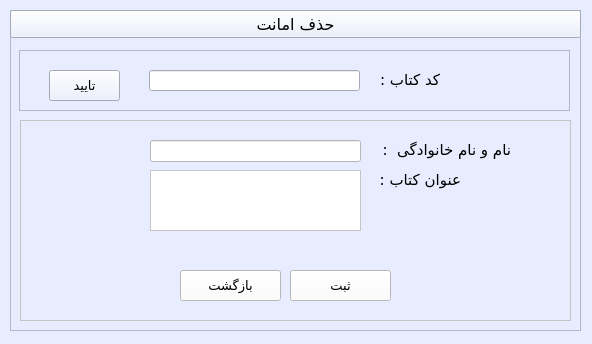
<?xml version="1.0" encoding="UTF-8"?>
<ui version="4.0">
 <class>delete_loan</class>
 <widget class="QWidget" name="delete_loan">
  <property name="geometry">
   <rect>
    <x>0</x>
    <y>0</y>
    <width>592</width>
    <height>344</height>
   </rect>
  </property>
  <property name="minimumSize">
   <size>
    <width>592</width>
    <height>344</height>
   </size>
  </property>
  <property name="maximumSize">
   <size>
    <width>592</width>
    <height>344</height>
   </size>
  </property>
  <property name="palette">
   <palette>
    <active>
     <colorrole role="WindowText">
      <brush brushstyle="SolidPattern">
       <color alpha="255">
        <red>0</red>
        <green>0</green>
        <blue>0</blue>
       </color>
      </brush>
     </colorrole>
     <colorrole role="Button">
      <brush brushstyle="SolidPattern">
       <color alpha="255">
        <red>231</red>
        <green>237</green>
        <blue>255</blue>
       </color>
      </brush>
     </colorrole>
     <colorrole role="Light">
      <brush brushstyle="SolidPattern">
       <color alpha="255">
        <red>255</red>
        <green>255</green>
        <blue>255</blue>
       </color>
      </brush>
     </colorrole>
     <colorrole role="Midlight">
      <brush brushstyle="SolidPattern">
       <color alpha="255">
        <red>243</red>
        <green>246</green>
        <blue>255</blue>
       </color>
      </brush>
     </colorrole>
     <colorrole role="Dark">
      <brush brushstyle="SolidPattern">
       <color alpha="255">
        <red>115</red>
        <green>118</green>
        <blue>127</blue>
       </color>
      </brush>
     </colorrole>
     <colorrole role="Mid">
      <brush brushstyle="SolidPattern">
       <color alpha="255">
        <red>154</red>
        <green>158</green>
        <blue>170</blue>
       </color>
      </brush>
     </colorrole>
     <colorrole role="Text">
      <brush brushstyle="SolidPattern">
       <color alpha="255">
        <red>0</red>
        <green>0</green>
        <blue>0</blue>
       </color>
      </brush>
     </colorrole>
     <colorrole role="BrightText">
      <brush brushstyle="SolidPattern">
       <color alpha="255">
        <red>255</red>
        <green>255</green>
        <blue>255</blue>
       </color>
      </brush>
     </colorrole>
     <colorrole role="ButtonText">
      <brush brushstyle="SolidPattern">
       <color alpha="255">
        <red>0</red>
        <green>0</green>
        <blue>0</blue>
       </color>
      </brush>
     </colorrole>
     <colorrole role="Base">
      <brush brushstyle="SolidPattern">
       <color alpha="255">
        <red>255</red>
        <green>255</green>
        <blue>255</blue>
       </color>
      </brush>
     </colorrole>
     <colorrole role="Window">
      <brush brushstyle="SolidPattern">
       <color alpha="255">
        <red>231</red>
        <green>237</green>
        <blue>255</blue>
       </color>
      </brush>
     </colorrole>
     <colorrole role="Shadow">
      <brush brushstyle="SolidPattern">
       <color alpha="255">
        <red>0</red>
        <green>0</green>
        <blue>0</blue>
       </color>
      </brush>
     </colorrole>
     <colorrole role="AlternateBase">
      <brush brushstyle="SolidPattern">
       <color alpha="255">
        <red>243</red>
        <green>246</green>
        <blue>255</blue>
       </color>
      </brush>
     </colorrole>
     <colorrole role="ToolTipBase">
      <brush brushstyle="SolidPattern">
       <color alpha="255">
        <red>255</red>
        <green>255</green>
        <blue>220</blue>
       </color>
      </brush>
     </colorrole>
     <colorrole role="ToolTipText">
      <brush brushstyle="SolidPattern">
       <color alpha="255">
        <red>0</red>
        <green>0</green>
        <blue>0</blue>
       </color>
      </brush>
     </colorrole>
    </active>
    <inactive>
     <colorrole role="WindowText">
      <brush brushstyle="SolidPattern">
       <color alpha="255">
        <red>0</red>
        <green>0</green>
        <blue>0</blue>
       </color>
      </brush>
     </colorrole>
     <colorrole role="Button">
      <brush brushstyle="SolidPattern">
       <color alpha="255">
        <red>231</red>
        <green>237</green>
        <blue>255</blue>
       </color>
      </brush>
     </colorrole>
     <colorrole role="Light">
      <brush brushstyle="SolidPattern">
       <color alpha="255">
        <red>255</red>
        <green>255</green>
        <blue>255</blue>
       </color>
      </brush>
     </colorrole>
     <colorrole role="Midlight">
      <brush brushstyle="SolidPattern">
       <color alpha="255">
        <red>243</red>
        <green>246</green>
        <blue>255</blue>
       </color>
      </brush>
     </colorrole>
     <colorrole role="Dark">
      <brush brushstyle="SolidPattern">
       <color alpha="255">
        <red>115</red>
        <green>118</green>
        <blue>127</blue>
       </color>
      </brush>
     </colorrole>
     <colorrole role="Mid">
      <brush brushstyle="SolidPattern">
       <color alpha="255">
        <red>154</red>
        <green>158</green>
        <blue>170</blue>
       </color>
      </brush>
     </colorrole>
     <colorrole role="Text">
      <brush brushstyle="SolidPattern">
       <color alpha="255">
        <red>0</red>
        <green>0</green>
        <blue>0</blue>
       </color>
      </brush>
     </colorrole>
     <colorrole role="BrightText">
      <brush brushstyle="SolidPattern">
       <color alpha="255">
        <red>255</red>
        <green>255</green>
        <blue>255</blue>
       </color>
      </brush>
     </colorrole>
     <colorrole role="ButtonText">
      <brush brushstyle="SolidPattern">
       <color alpha="255">
        <red>0</red>
        <green>0</green>
        <blue>0</blue>
       </color>
      </brush>
     </colorrole>
     <colorrole role="Base">
      <brush brushstyle="SolidPattern">
       <color alpha="255">
        <red>255</red>
        <green>255</green>
        <blue>255</blue>
       </color>
      </brush>
     </colorrole>
     <colorrole role="Window">
      <brush brushstyle="SolidPattern">
       <color alpha="255">
        <red>231</red>
        <green>237</green>
        <blue>255</blue>
       </color>
      </brush>
     </colorrole>
     <colorrole role="Shadow">
      <brush brushstyle="SolidPattern">
       <color alpha="255">
        <red>0</red>
        <green>0</green>
        <blue>0</blue>
       </color>
      </brush>
     </colorrole>
     <colorrole role="AlternateBase">
      <brush brushstyle="SolidPattern">
       <color alpha="255">
        <red>243</red>
        <green>246</green>
        <blue>255</blue>
       </color>
      </brush>
     </colorrole>
     <colorrole role="ToolTipBase">
      <brush brushstyle="SolidPattern">
       <color alpha="255">
        <red>255</red>
        <green>255</green>
        <blue>220</blue>
       </color>
      </brush>
     </colorrole>
     <colorrole role="ToolTipText">
      <brush brushstyle="SolidPattern">
       <color alpha="255">
        <red>0</red>
        <green>0</green>
        <blue>0</blue>
       </color>
      </brush>
     </colorrole>
    </inactive>
    <disabled>
     <colorrole role="WindowText">
      <brush brushstyle="SolidPattern">
       <color alpha="255">
        <red>115</red>
        <green>118</green>
        <blue>127</blue>
       </color>
      </brush>
     </colorrole>
     <colorrole role="Button">
      <brush brushstyle="SolidPattern">
       <color alpha="255">
        <red>231</red>
        <green>237</green>
        <blue>255</blue>
       </color>
      </brush>
     </colorrole>
     <colorrole role="Light">
      <brush brushstyle="SolidPattern">
       <color alpha="255">
        <red>255</red>
        <green>255</green>
        <blue>255</blue>
       </color>
      </brush>
     </colorrole>
     <colorrole role="Midlight">
      <brush brushstyle="SolidPattern">
       <color alpha="255">
        <red>243</red>
        <green>246</green>
        <blue>255</blue>
       </color>
      </brush>
     </colorrole>
     <colorrole role="Dark">
      <brush brushstyle="SolidPattern">
       <color alpha="255">
        <red>115</red>
        <green>118</green>
        <blue>127</blue>
       </color>
      </brush>
     </colorrole>
     <colorrole role="Mid">
      <brush brushstyle="SolidPattern">
       <color alpha="255">
        <red>154</red>
        <green>158</green>
        <blue>170</blue>
       </color>
      </brush>
     </colorrole>
     <colorrole role="Text">
      <brush brushstyle="SolidPattern">
       <color alpha="255">
        <red>115</red>
        <green>118</green>
        <blue>127</blue>
       </color>
      </brush>
     </colorrole>
     <colorrole role="BrightText">
      <brush brushstyle="SolidPattern">
       <color alpha="255">
        <red>255</red>
        <green>255</green>
        <blue>255</blue>
       </color>
      </brush>
     </colorrole>
     <colorrole role="ButtonText">
      <brush brushstyle="SolidPattern">
       <color alpha="255">
        <red>115</red>
        <green>118</green>
        <blue>127</blue>
       </color>
      </brush>
     </colorrole>
     <colorrole role="Base">
      <brush brushstyle="SolidPattern">
       <color alpha="255">
        <red>231</red>
        <green>237</green>
        <blue>255</blue>
       </color>
      </brush>
     </colorrole>
     <colorrole role="Window">
      <brush brushstyle="SolidPattern">
       <color alpha="255">
        <red>231</red>
        <green>237</green>
        <blue>255</blue>
       </color>
      </brush>
     </colorrole>
     <colorrole role="Shadow">
      <brush brushstyle="SolidPattern">
       <color alpha="255">
        <red>0</red>
        <green>0</green>
        <blue>0</blue>
       </color>
      </brush>
     </colorrole>
     <colorrole role="AlternateBase">
      <brush brushstyle="SolidPattern">
       <color alpha="255">
        <red>231</red>
        <green>237</green>
        <blue>255</blue>
       </color>
      </brush>
     </colorrole>
     <colorrole role="ToolTipBase">
      <brush brushstyle="SolidPattern">
       <color alpha="255">
        <red>255</red>
        <green>255</green>
        <blue>220</blue>
       </color>
      </brush>
     </colorrole>
     <colorrole role="ToolTipText">
      <brush brushstyle="SolidPattern">
       <color alpha="255">
        <red>0</red>
        <green>0</green>
        <blue>0</blue>
       </color>
      </brush>
     </colorrole>
    </disabled>
   </palette>
  </property>
  <property name="windowTitle">
   <string>حذف امانت</string>
  </property>
  <widget class="QFrame" name="main_frame">
   <property name="geometry">
    <rect>
     <x>10</x>
     <y>10</y>
     <width>571</width>
     <height>321</height>
    </rect>
   </property>
   <property name="palette">
    <palette>
     <active>
      <colorrole role="WindowText">
       <brush brushstyle="SolidPattern">
        <color alpha="255">
         <red>0</red>
         <green>0</green>
         <blue>0</blue>
        </color>
       </brush>
      </colorrole>
      <colorrole role="Button">
       <brush brushstyle="SolidPattern">
        <color alpha="255">
         <red>231</red>
         <green>237</green>
         <blue>255</blue>
        </color>
       </brush>
      </colorrole>
      <colorrole role="Light">
       <brush brushstyle="SolidPattern">
        <color alpha="255">
         <red>255</red>
         <green>255</green>
         <blue>255</blue>
        </color>
       </brush>
      </colorrole>
      <colorrole role="Midlight">
       <brush brushstyle="SolidPattern">
        <color alpha="255">
         <red>243</red>
         <green>246</green>
         <blue>255</blue>
        </color>
       </brush>
      </colorrole>
      <colorrole role="Dark">
       <brush brushstyle="SolidPattern">
        <color alpha="255">
         <red>115</red>
         <green>118</green>
         <blue>127</blue>
        </color>
       </brush>
      </colorrole>
      <colorrole role="Mid">
       <brush brushstyle="SolidPattern">
        <color alpha="255">
         <red>154</red>
         <green>158</green>
         <blue>170</blue>
        </color>
       </brush>
      </colorrole>
      <colorrole role="Text">
       <brush brushstyle="SolidPattern">
        <color alpha="255">
         <red>0</red>
         <green>0</green>
         <blue>0</blue>
        </color>
       </brush>
      </colorrole>
      <colorrole role="BrightText">
       <brush brushstyle="SolidPattern">
        <color alpha="255">
         <red>255</red>
         <green>255</green>
         <blue>255</blue>
        </color>
       </brush>
      </colorrole>
      <colorrole role="ButtonText">
       <brush brushstyle="SolidPattern">
        <color alpha="255">
         <red>0</red>
         <green>0</green>
         <blue>0</blue>
        </color>
       </brush>
      </colorrole>
      <colorrole role="Base">
       <brush brushstyle="SolidPattern">
        <color alpha="255">
         <red>255</red>
         <green>255</green>
         <blue>255</blue>
        </color>
       </brush>
      </colorrole>
      <colorrole role="Window">
       <brush brushstyle="SolidPattern">
        <color alpha="255">
         <red>231</red>
         <green>237</green>
         <blue>255</blue>
        </color>
       </brush>
      </colorrole>
      <colorrole role="Shadow">
       <brush brushstyle="SolidPattern">
        <color alpha="255">
         <red>0</red>
         <green>0</green>
         <blue>0</blue>
        </color>
       </brush>
      </colorrole>
      <colorrole role="AlternateBase">
       <brush brushstyle="SolidPattern">
        <color alpha="255">
         <red>243</red>
         <green>246</green>
         <blue>255</blue>
        </color>
       </brush>
      </colorrole>
      <colorrole role="ToolTipBase">
       <brush brushstyle="SolidPattern">
        <color alpha="255">
         <red>255</red>
         <green>255</green>
         <blue>220</blue>
        </color>
       </brush>
      </colorrole>
      <colorrole role="ToolTipText">
       <brush brushstyle="SolidPattern">
        <color alpha="255">
         <red>0</red>
         <green>0</green>
         <blue>0</blue>
        </color>
       </brush>
      </colorrole>
     </active>
     <inactive>
      <colorrole role="WindowText">
       <brush brushstyle="SolidPattern">
        <color alpha="255">
         <red>0</red>
         <green>0</green>
         <blue>0</blue>
        </color>
       </brush>
      </colorrole>
      <colorrole role="Button">
       <brush brushstyle="SolidPattern">
        <color alpha="255">
         <red>231</red>
         <green>237</green>
         <blue>255</blue>
        </color>
       </brush>
      </colorrole>
      <colorrole role="Light">
       <brush brushstyle="SolidPattern">
        <color alpha="255">
         <red>255</red>
         <green>255</green>
         <blue>255</blue>
        </color>
       </brush>
      </colorrole>
      <colorrole role="Midlight">
       <brush brushstyle="SolidPattern">
        <color alpha="255">
         <red>243</red>
         <green>246</green>
         <blue>255</blue>
        </color>
       </brush>
      </colorrole>
      <colorrole role="Dark">
       <brush brushstyle="SolidPattern">
        <color alpha="255">
         <red>115</red>
         <green>118</green>
         <blue>127</blue>
        </color>
       </brush>
      </colorrole>
      <colorrole role="Mid">
       <brush brushstyle="SolidPattern">
        <color alpha="255">
         <red>154</red>
         <green>158</green>
         <blue>170</blue>
        </color>
       </brush>
      </colorrole>
      <colorrole role="Text">
       <brush brushstyle="SolidPattern">
        <color alpha="255">
         <red>0</red>
         <green>0</green>
         <blue>0</blue>
        </color>
       </brush>
      </colorrole>
      <colorrole role="BrightText">
       <brush brushstyle="SolidPattern">
        <color alpha="255">
         <red>255</red>
         <green>255</green>
         <blue>255</blue>
        </color>
       </brush>
      </colorrole>
      <colorrole role="ButtonText">
       <brush brushstyle="SolidPattern">
        <color alpha="255">
         <red>0</red>
         <green>0</green>
         <blue>0</blue>
        </color>
       </brush>
      </colorrole>
      <colorrole role="Base">
       <brush brushstyle="SolidPattern">
        <color alpha="255">
         <red>255</red>
         <green>255</green>
         <blue>255</blue>
        </color>
       </brush>
      </colorrole>
      <colorrole role="Window">
       <brush brushstyle="SolidPattern">
        <color alpha="255">
         <red>231</red>
         <green>237</green>
         <blue>255</blue>
        </color>
       </brush>
      </colorrole>
      <colorrole role="Shadow">
       <brush brushstyle="SolidPattern">
        <color alpha="255">
         <red>0</red>
         <green>0</green>
         <blue>0</blue>
        </color>
       </brush>
      </colorrole>
      <colorrole role="AlternateBase">
       <brush brushstyle="SolidPattern">
        <color alpha="255">
         <red>243</red>
         <green>246</green>
         <blue>255</blue>
        </color>
       </brush>
      </colorrole>
      <colorrole role="ToolTipBase">
       <brush brushstyle="SolidPattern">
        <color alpha="255">
         <red>255</red>
         <green>255</green>
         <blue>220</blue>
        </color>
       </brush>
      </colorrole>
      <colorrole role="ToolTipText">
       <brush brushstyle="SolidPattern">
        <color alpha="255">
         <red>0</red>
         <green>0</green>
         <blue>0</blue>
        </color>
       </brush>
      </colorrole>
     </inactive>
     <disabled>
      <colorrole role="WindowText">
       <brush brushstyle="SolidPattern">
        <color alpha="255">
         <red>115</red>
         <green>118</green>
         <blue>127</blue>
        </color>
       </brush>
      </colorrole>
      <colorrole role="Button">
       <brush brushstyle="SolidPattern">
        <color alpha="255">
         <red>231</red>
         <green>237</green>
         <blue>255</blue>
        </color>
       </brush>
      </colorrole>
      <colorrole role="Light">
       <brush brushstyle="SolidPattern">
        <color alpha="255">
         <red>255</red>
         <green>255</green>
         <blue>255</blue>
        </color>
       </brush>
      </colorrole>
      <colorrole role="Midlight">
       <brush brushstyle="SolidPattern">
        <color alpha="255">
         <red>243</red>
         <green>246</green>
         <blue>255</blue>
        </color>
       </brush>
      </colorrole>
      <colorrole role="Dark">
       <brush brushstyle="SolidPattern">
        <color alpha="255">
         <red>115</red>
         <green>118</green>
         <blue>127</blue>
        </color>
       </brush>
      </colorrole>
      <colorrole role="Mid">
       <brush brushstyle="SolidPattern">
        <color alpha="255">
         <red>154</red>
         <green>158</green>
         <blue>170</blue>
        </color>
       </brush>
      </colorrole>
      <colorrole role="Text">
       <brush brushstyle="SolidPattern">
        <color alpha="255">
         <red>115</red>
         <green>118</green>
         <blue>127</blue>
        </color>
       </brush>
      </colorrole>
      <colorrole role="BrightText">
       <brush brushstyle="SolidPattern">
        <color alpha="255">
         <red>255</red>
         <green>255</green>
         <blue>255</blue>
        </color>
       </brush>
      </colorrole>
      <colorrole role="ButtonText">
       <brush brushstyle="SolidPattern">
        <color alpha="255">
         <red>115</red>
         <green>118</green>
         <blue>127</blue>
        </color>
       </brush>
      </colorrole>
      <colorrole role="Base">
       <brush brushstyle="SolidPattern">
        <color alpha="255">
         <red>231</red>
         <green>237</green>
         <blue>255</blue>
        </color>
       </brush>
      </colorrole>
      <colorrole role="Window">
       <brush brushstyle="SolidPattern">
        <color alpha="255">
         <red>231</red>
         <green>237</green>
         <blue>255</blue>
        </color>
       </brush>
      </colorrole>
      <colorrole role="Shadow">
       <brush brushstyle="SolidPattern">
        <color alpha="255">
         <red>0</red>
         <green>0</green>
         <blue>0</blue>
        </color>
       </brush>
      </colorrole>
      <colorrole role="AlternateBase">
       <brush brushstyle="SolidPattern">
        <color alpha="255">
         <red>231</red>
         <green>237</green>
         <blue>255</blue>
        </color>
       </brush>
      </colorrole>
      <colorrole role="ToolTipBase">
       <brush brushstyle="SolidPattern">
        <color alpha="255">
         <red>255</red>
         <green>255</green>
         <blue>220</blue>
        </color>
       </brush>
      </colorrole>
      <colorrole role="ToolTipText">
       <brush brushstyle="SolidPattern">
        <color alpha="255">
         <red>0</red>
         <green>0</green>
         <blue>0</blue>
        </color>
       </brush>
      </colorrole>
     </disabled>
    </palette>
   </property>
   <property name="frameShape">
    <enum>QFrame::StyledPanel</enum>
   </property>
   <property name="frameShadow">
    <enum>QFrame::Sunken</enum>
   </property>
   <widget class="QPushButton" name="loanbook_btn">
    <property name="geometry">
     <rect>
      <x>0</x>
      <y>0</y>
      <width>571</width>
      <height>28</height>
     </rect>
    </property>
    <property name="font">
     <font>
      <family>2  Yekan</family>
      <pointsize>12</pointsize>
     </font>
    </property>
    <property name="text">
     <string>حذف امانت</string>
    </property>
   </widget>
   <widget class="QFrame" name="search_frame">
    <property name="geometry">
     <rect>
      <x>9</x>
      <y>40</y>
      <width>551</width>
      <height>61</height>
     </rect>
    </property>
    <property name="frameShape">
     <enum>QFrame::StyledPanel</enum>
    </property>
    <property name="frameShadow">
     <enum>QFrame::Sunken</enum>
    </property>
    <widget class="QLabel" name="bcode_lbl">
     <property name="geometry">
      <rect>
       <x>340</x>
       <y>20</y>
       <width>81</width>
       <height>20</height>
      </rect>
     </property>
     <property name="font">
      <font>
       <family>2  Yekan</family>
       <pointsize>11</pointsize>
      </font>
     </property>
     <property name="text">
      <string>کد کتاب :</string>
     </property>
    </widget>
    <widget class="QPushButton" name="confirm_btn">
     <property name="geometry">
      <rect>
       <x>30</x>
       <y>20</y>
       <width>71</width>
       <height>31</height>
      </rect>
     </property>
     <property name="font">
      <font>
       <family>2  Yekan</family>
       <pointsize>10</pointsize>
      </font>
     </property>
     <property name="text">
      <string>تایید</string>
     </property>
    </widget>
    <widget class="QLineEdit" name="bcode_entry">
     <property name="geometry">
      <rect>
       <x>130</x>
       <y>20</y>
       <width>211</width>
       <height>21</height>
      </rect>
     </property>
    </widget>
   </widget>
   <widget class="QFrame" name="info_frame">
    <property name="geometry">
     <rect>
      <x>10</x>
      <y>110</y>
      <width>551</width>
      <height>201</height>
     </rect>
    </property>
    <property name="palette">
     <palette>
      <active>
       <colorrole role="WindowText">
        <brush brushstyle="SolidPattern">
         <color alpha="255">
          <red>0</red>
          <green>0</green>
          <blue>0</blue>
         </color>
        </brush>
       </colorrole>
       <colorrole role="Button">
        <brush brushstyle="SolidPattern">
         <color alpha="255">
          <red>255</red>
          <green>255</green>
          <blue>255</blue>
         </color>
        </brush>
       </colorrole>
       <colorrole role="Light">
        <brush brushstyle="SolidPattern">
         <color alpha="255">
          <red>255</red>
          <green>255</green>
          <blue>255</blue>
         </color>
        </brush>
       </colorrole>
       <colorrole role="Midlight">
        <brush brushstyle="SolidPattern">
         <color alpha="255">
          <red>255</red>
          <green>255</green>
          <blue>255</blue>
         </color>
        </brush>
       </colorrole>
       <colorrole role="Dark">
        <brush brushstyle="SolidPattern">
         <color alpha="255">
          <red>127</red>
          <green>127</green>
          <blue>127</blue>
         </color>
        </brush>
       </colorrole>
       <colorrole role="Mid">
        <brush brushstyle="SolidPattern">
         <color alpha="255">
          <red>170</red>
          <green>170</green>
          <blue>170</blue>
         </color>
        </brush>
       </colorrole>
       <colorrole role="Text">
        <brush brushstyle="SolidPattern">
         <color alpha="255">
          <red>0</red>
          <green>0</green>
          <blue>0</blue>
         </color>
        </brush>
       </colorrole>
       <colorrole role="BrightText">
        <brush brushstyle="SolidPattern">
         <color alpha="255">
          <red>255</red>
          <green>255</green>
          <blue>255</blue>
         </color>
        </brush>
       </colorrole>
       <colorrole role="ButtonText">
        <brush brushstyle="SolidPattern">
         <color alpha="255">
          <red>0</red>
          <green>0</green>
          <blue>0</blue>
         </color>
        </brush>
       </colorrole>
       <colorrole role="Base">
        <brush brushstyle="SolidPattern">
         <color alpha="255">
          <red>255</red>
          <green>255</green>
          <blue>255</blue>
         </color>
        </brush>
       </colorrole>
       <colorrole role="Window">
        <brush brushstyle="SolidPattern">
         <color alpha="255">
          <red>255</red>
          <green>255</green>
          <blue>255</blue>
         </color>
        </brush>
       </colorrole>
       <colorrole role="Shadow">
        <brush brushstyle="SolidPattern">
         <color alpha="255">
          <red>0</red>
          <green>0</green>
          <blue>0</blue>
         </color>
        </brush>
       </colorrole>
       <colorrole role="AlternateBase">
        <brush brushstyle="SolidPattern">
         <color alpha="255">
          <red>255</red>
          <green>255</green>
          <blue>255</blue>
         </color>
        </brush>
       </colorrole>
       <colorrole role="ToolTipBase">
        <brush brushstyle="SolidPattern">
         <color alpha="255">
          <red>255</red>
          <green>255</green>
          <blue>220</blue>
         </color>
        </brush>
       </colorrole>
       <colorrole role="ToolTipText">
        <brush brushstyle="SolidPattern">
         <color alpha="255">
          <red>0</red>
          <green>0</green>
          <blue>0</blue>
         </color>
        </brush>
       </colorrole>
      </active>
      <inactive>
       <colorrole role="WindowText">
        <brush brushstyle="SolidPattern">
         <color alpha="255">
          <red>0</red>
          <green>0</green>
          <blue>0</blue>
         </color>
        </brush>
       </colorrole>
       <colorrole role="Button">
        <brush brushstyle="SolidPattern">
         <color alpha="255">
          <red>255</red>
          <green>255</green>
          <blue>255</blue>
         </color>
        </brush>
       </colorrole>
       <colorrole role="Light">
        <brush brushstyle="SolidPattern">
         <color alpha="255">
          <red>255</red>
          <green>255</green>
          <blue>255</blue>
         </color>
        </brush>
       </colorrole>
       <colorrole role="Midlight">
        <brush brushstyle="SolidPattern">
         <color alpha="255">
          <red>255</red>
          <green>255</green>
          <blue>255</blue>
         </color>
        </brush>
       </colorrole>
       <colorrole role="Dark">
        <brush brushstyle="SolidPattern">
         <color alpha="255">
          <red>127</red>
          <green>127</green>
          <blue>127</blue>
         </color>
        </brush>
       </colorrole>
       <colorrole role="Mid">
        <brush brushstyle="SolidPattern">
         <color alpha="255">
          <red>170</red>
          <green>170</green>
          <blue>170</blue>
         </color>
        </brush>
       </colorrole>
       <colorrole role="Text">
        <brush brushstyle="SolidPattern">
         <color alpha="255">
          <red>0</red>
          <green>0</green>
          <blue>0</blue>
         </color>
        </brush>
       </colorrole>
       <colorrole role="BrightText">
        <brush brushstyle="SolidPattern">
         <color alpha="255">
          <red>255</red>
          <green>255</green>
          <blue>255</blue>
         </color>
        </brush>
       </colorrole>
       <colorrole role="ButtonText">
        <brush brushstyle="SolidPattern">
         <color alpha="255">
          <red>0</red>
          <green>0</green>
          <blue>0</blue>
         </color>
        </brush>
       </colorrole>
       <colorrole role="Base">
        <brush brushstyle="SolidPattern">
         <color alpha="255">
          <red>255</red>
          <green>255</green>
          <blue>255</blue>
         </color>
        </brush>
       </colorrole>
       <colorrole role="Window">
        <brush brushstyle="SolidPattern">
         <color alpha="255">
          <red>255</red>
          <green>255</green>
          <blue>255</blue>
         </color>
        </brush>
       </colorrole>
       <colorrole role="Shadow">
        <brush brushstyle="SolidPattern">
         <color alpha="255">
          <red>0</red>
          <green>0</green>
          <blue>0</blue>
         </color>
        </brush>
       </colorrole>
       <colorrole role="AlternateBase">
        <brush brushstyle="SolidPattern">
         <color alpha="255">
          <red>255</red>
          <green>255</green>
          <blue>255</blue>
         </color>
        </brush>
       </colorrole>
       <colorrole role="ToolTipBase">
        <brush brushstyle="SolidPattern">
         <color alpha="255">
          <red>255</red>
          <green>255</green>
          <blue>220</blue>
         </color>
        </brush>
       </colorrole>
       <colorrole role="ToolTipText">
        <brush brushstyle="SolidPattern">
         <color alpha="255">
          <red>0</red>
          <green>0</green>
          <blue>0</blue>
         </color>
        </brush>
       </colorrole>
      </inactive>
      <disabled>
       <colorrole role="WindowText">
        <brush brushstyle="SolidPattern">
         <color alpha="255">
          <red>127</red>
          <green>127</green>
          <blue>127</blue>
         </color>
        </brush>
       </colorrole>
       <colorrole role="Button">
        <brush brushstyle="SolidPattern">
         <color alpha="255">
          <red>255</red>
          <green>255</green>
          <blue>255</blue>
         </color>
        </brush>
       </colorrole>
       <colorrole role="Light">
        <brush brushstyle="SolidPattern">
         <color alpha="255">
          <red>255</red>
          <green>255</green>
          <blue>255</blue>
         </color>
        </brush>
       </colorrole>
       <colorrole role="Midlight">
        <brush brushstyle="SolidPattern">
         <color alpha="255">
          <red>255</red>
          <green>255</green>
          <blue>255</blue>
         </color>
        </brush>
       </colorrole>
       <colorrole role="Dark">
        <brush brushstyle="SolidPattern">
         <color alpha="255">
          <red>127</red>
          <green>127</green>
          <blue>127</blue>
         </color>
        </brush>
       </colorrole>
       <colorrole role="Mid">
        <brush brushstyle="SolidPattern">
         <color alpha="255">
          <red>170</red>
          <green>170</green>
          <blue>170</blue>
         </color>
        </brush>
       </colorrole>
       <colorrole role="Text">
        <brush brushstyle="SolidPattern">
         <color alpha="255">
          <red>127</red>
          <green>127</green>
          <blue>127</blue>
         </color>
        </brush>
       </colorrole>
       <colorrole role="BrightText">
        <brush brushstyle="SolidPattern">
         <color alpha="255">
          <red>255</red>
          <green>255</green>
          <blue>255</blue>
         </color>
        </brush>
       </colorrole>
       <colorrole role="ButtonText">
        <brush brushstyle="SolidPattern">
         <color alpha="255">
          <red>127</red>
          <green>127</green>
          <blue>127</blue>
         </color>
        </brush>
       </colorrole>
       <colorrole role="Base">
        <brush brushstyle="SolidPattern">
         <color alpha="255">
          <red>255</red>
          <green>255</green>
          <blue>255</blue>
         </color>
        </brush>
       </colorrole>
       <colorrole role="Window">
        <brush brushstyle="SolidPattern">
         <color alpha="255">
          <red>255</red>
          <green>255</green>
          <blue>255</blue>
         </color>
        </brush>
       </colorrole>
       <colorrole role="Shadow">
        <brush brushstyle="SolidPattern">
         <color alpha="255">
          <red>0</red>
          <green>0</green>
          <blue>0</blue>
         </color>
        </brush>
       </colorrole>
       <colorrole role="AlternateBase">
        <brush brushstyle="SolidPattern">
         <color alpha="255">
          <red>255</red>
          <green>255</green>
          <blue>255</blue>
         </color>
        </brush>
       </colorrole>
       <colorrole role="ToolTipBase">
        <brush brushstyle="SolidPattern">
         <color alpha="255">
          <red>255</red>
          <green>255</green>
          <blue>220</blue>
         </color>
        </brush>
       </colorrole>
       <colorrole role="ToolTipText">
        <brush brushstyle="SolidPattern">
         <color alpha="255">
          <red>0</red>
          <green>0</green>
          <blue>0</blue>
         </color>
        </brush>
       </colorrole>
      </disabled>
     </palette>
    </property>
    <property name="frameShape">
     <enum>QFrame::StyledPanel</enum>
    </property>
    <property name="frameShadow">
     <enum>QFrame::Sunken</enum>
    </property>
    <widget class="QLineEdit" name="name_entry">
     <property name="geometry">
      <rect>
       <x>130</x>
       <y>20</y>
       <width>211</width>
       <height>22</height>
      </rect>
     </property>
    </widget>
    <widget class="QLabel" name="name_lbl">
     <property name="geometry">
      <rect>
       <x>360</x>
       <y>20</y>
       <width>131</width>
       <height>20</height>
      </rect>
     </property>
     <property name="font">
      <font>
       <family>2  Yekan</family>
       <pointsize>11</pointsize>
      </font>
     </property>
     <property name="text">
      <string>نام و نام خانوادگی  :</string>
     </property>
    </widget>
    <widget class="QLabel" name="bookname_lbl">
     <property name="geometry">
      <rect>
       <x>350</x>
       <y>50</y>
       <width>91</width>
       <height>20</height>
      </rect>
     </property>
     <property name="font">
      <font>
       <family>2  Yekan</family>
       <pointsize>11</pointsize>
      </font>
     </property>
     <property name="text">
      <string>عنوان کتاب :</string>
     </property>
    </widget>
    <widget class="QPushButton" name="save_btn">
     <property name="geometry">
      <rect>
       <x>270</x>
       <y>150</y>
       <width>101</width>
       <height>31</height>
      </rect>
     </property>
     <property name="font">
      <font>
       <family>2  Yekan</family>
       <pointsize>10</pointsize>
      </font>
     </property>
     <property name="text">
      <string>ثبت</string>
     </property>
    </widget>
    <widget class="QPushButton" name="return_btn">
     <property name="geometry">
      <rect>
       <x>160</x>
       <y>150</y>
       <width>101</width>
       <height>31</height>
      </rect>
     </property>
     <property name="font">
      <font>
       <family>B Yekan</family>
       <pointsize>10</pointsize>
      </font>
     </property>
     <property name="text">
      <string>بازگشت</string>
     </property>
     <property name="default">
      <bool>false</bool>
     </property>
    </widget>
    <widget class="QTextEdit" name="bookname_textedite">
     <property name="geometry">
      <rect>
       <x>130</x>
       <y>50</y>
       <width>211</width>
       <height>61</height>
      </rect>
     </property>
    </widget>
   </widget>
  </widget>
 </widget>
 <resources/>
 <connections/>
</ui>
